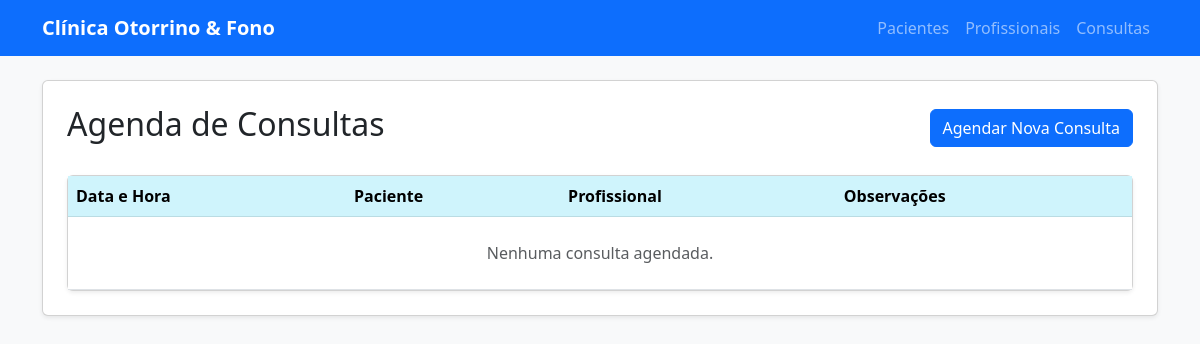
Before: /logica/consultas/ with the older database file.
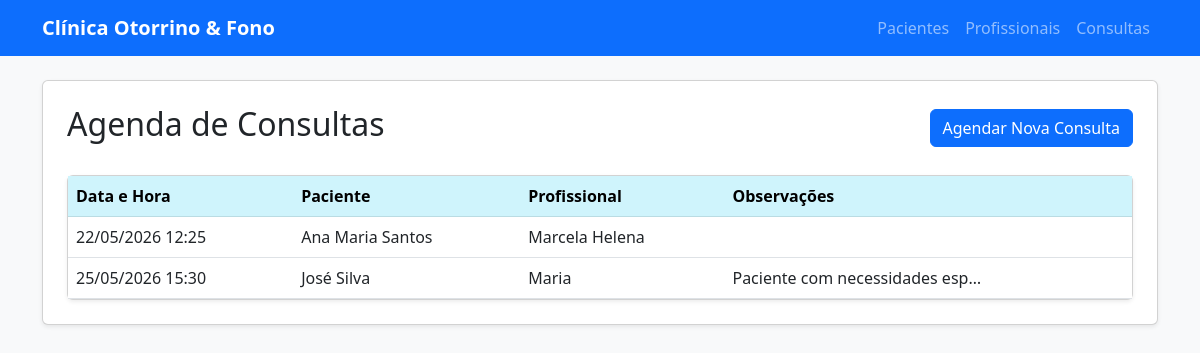
After: the same page with the newer database file.
### logica/models.py (models this page shows, shortened)
class Consulta(models.Model):
    paciente = models.ForeignKey(Paciente,on_delete=models.CASCADE)
    profissional = models.ForeignKey(Profissional,on_delete=models.CASCADE)
    data = models.DateTimeField()
    observacoes = models.TextField(blank=True, null=True)

class Paciente (models.Model):
    nome = models.CharField(max_length=100)
    cpf = models.CharField(max_length=14)
    telefone = models.CharField(max_length=15)
    email = models.EmailField(blank=True, null=True)

class Profissional (models.Model):
    ESPECIALIDADE_CHOICES = [
        ('Otorrinolaringologista', 'Otorrinolaringologista'),
        ('Fonoaudiólogo', 'Fonoaudiólogo'),
    ]
    nome = models.CharField(max_length=100)
    especialidade = models.CharField(max_length=100,
        choices=ESPECIALIDADE_CHOICES,
        default='Fonoaudiólogo'
    )
    registro = models.CharField(max_length=20)
    telefone = models.CharField(max_length=15, null=True, blank=True)

### logica/views.py (the view)
# urls.py: path('consultas/', views.consulta_list,name='consulta_list'),
def consulta_list(request):
    consultas = Consulta.objects.all().order_by('data')
    return render(request, 'logica/consulta_list.html', {'consultas': consultas})

### logica/templates/logica/consulta_list.html
{% extends 'logica/base.html' %}
{% block content %}
<div class="d-flex justify-content-between align-items-center mb-4">
    <h2>Agenda de Consultas</h2>
    <a href="{% url 'criar_consulta' %}" class="btn btn-primary">
        Agendar Nova Consulta
    </a>
</div>
<div class="card shadow-sm">
    <div class="card-body p-0">
        <table class="table table-hover mb-0">
            <thead class="table-info">
                <tr>
                    <th>Data e Hora</th>
                    <th>Paciente</th>
                    <th>Profissional</th>
                    <th>Observações</th>
                </tr>
            </thead>
            <tbody>
                {% for consulta in consultas %}
                <tr>
                    <td>{{ consulta.data|date:"d/m/Y H:i" }}</td>
                    <td>{{ consulta.paciente.nome }}</td>
                    <td>{{ consulta.profissional.nome }}</td>
                    <td>{{ consulta.observacoes|truncatechars:30 }}</td>
                </tr>
                {% empty %}
                <tr>
                    <td colspan="4" class="text-center text-muted py-4">
                        Nenhuma consulta agendada.
                    </td>
                </tr>
                {% endfor %}
            </tbody>
        </table>
    </div>
</div>
{% endblock %}

Changed rows visible on the page:
added Consulta: data "22/05/2026 12:25", paciente.nome "Ana Maria Santos", profissional.nome "Marcela Helena"
added Consulta: data "25/05/2026 15:30", paciente.nome "José Silva", profissional.nome "Maria", observacoes "Paciente com necessidades esp…"
Other visible differences:
text no longer shown: "Nenhuma consulta agendada."
